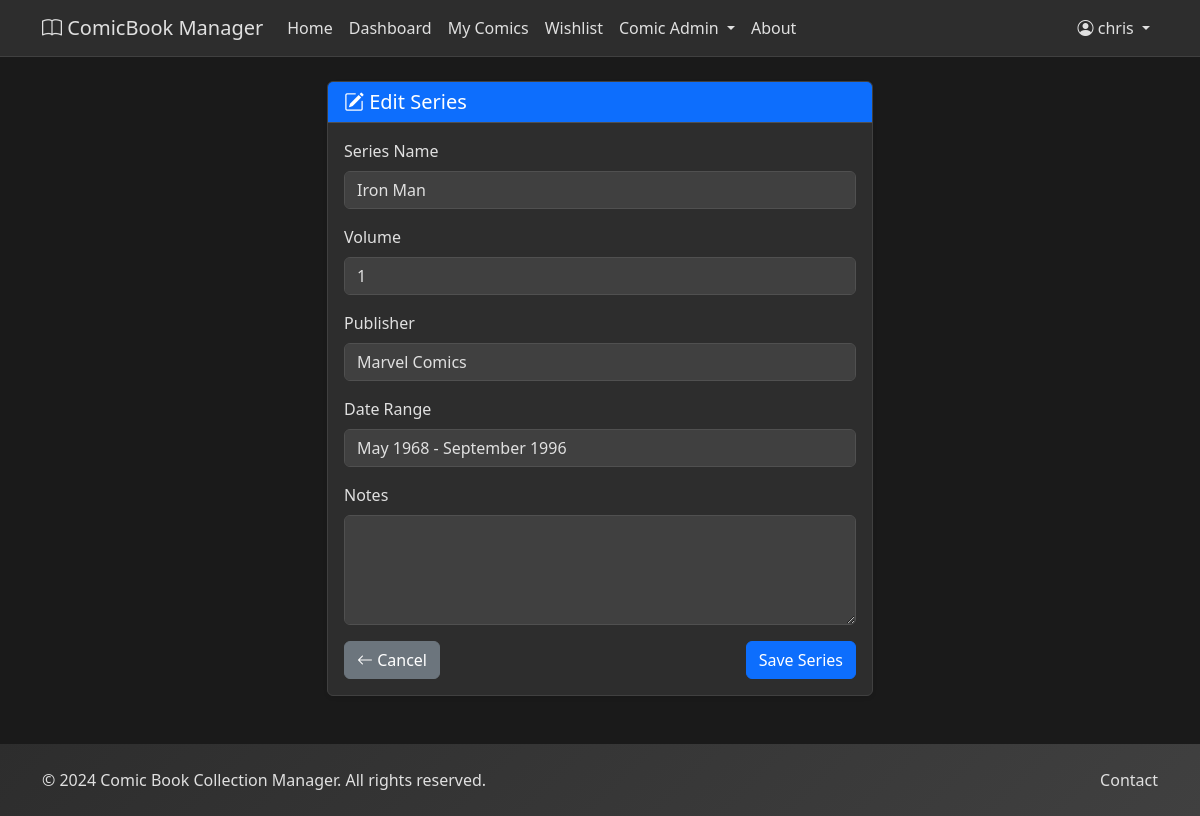
Page /admin/series/1/edit (signed in) on the committed database.
### app/models.py (models this page shows, shortened)
class User(UserMixin, db.Model):
    id = db.Column(db.Integer, primary_key=True)
    username = db.Column(db.String(80), unique=True, nullable=False)
    email = db.Column(db.String(120), unique=True, nullable=False)
    password_hash = db.Column(db.String(255), nullable=False)
    created_at = db.Column(db.DateTime, default=datetime.utcnow)
    is_active = db.Column(db.Boolean, default=True)
    dark_mode_preference = db.Column(db.Boolean, default=False)  # Dark mode preference
    reset_token = db.Column(db.String(100), unique=True, nullable=True)
    reset_token_expires = db.Column(db.DateTime, nullable=True)
    comics = db.relationship('Comic', backref='owner', lazy=True, cascade='all, delete-orphan')

class Series(db.Model):
    __tablename__ = 'series'
    __table_args__ = (
        db.UniqueConstraint('name', 'volume', name='uq_series_name_volume'),
    )
    id = db.Column(db.Integer, primary_key=True)
    name = db.Column(db.String(200), nullable=False)
    volume = db.Column(db.String(50))
    publisher = db.Column(db.String(100))
    date_range = db.Column(db.String(200))
    notes = db.Column(db.Text)
    created_at = db.Column(db.DateTime, default=datetime.utcnow)
    updated_at = db.Column(db.DateTime, default=datetime.utcnow, onupdate=datetime.utcnow)
    issues = db.relationship('SeriesIssue', backref='series', cascade='all, delete-orphan', lazy=True)

### app/admin.py (the view, shortened to what this page needs)
@admin_bp.route('/series/<int:series_id>/edit', methods=['GET', 'POST'])
@login_required
def edit_series(series_id):
    series = Series.query.get_or_404(series_id)
    form = SeriesForm(obj=series)
    return render_template('admin/edit_series.html', form=form, series=series)

### app/forms.py
class SeriesForm(FlaskForm):
    name = StringField('Series Name', validators=[DataRequired(), Length(max=200)])
    volume = StringField('Volume', validators=[Optional(), Length(max=50)],
                         description='Volume identifier (e.g., 1, 2, 2015).')
    publisher = StringField('Publisher', validators=[Optional(), Length(max=100)])
    date_range = StringField('Date Range', validators=[Optional(), Length(max=200)],
                             description='e.g., March 1963 – September 1996')
    notes = TextAreaField('Notes', validators=[Optional(), Length(max=1000)])
    submit = SubmitField('Save Series')

### app/templates/admin/edit_series.html (shortened to what this page needs)
{% extends "base.html" %}
{% block content %}
<div class="row justify-content-center">
    <div class="col-lg-6">
        <div class="card shadow-sm">
            <div class="card-header bg-primary text-white">
                <h5 class="mb-0"><i class="bi bi-pencil-square"></i> Edit Series</h5>
            </div>
            <div class="card-body">
                <form method="POST">
                    <div class="mb-3">
                        {{ form.name.label(class="form-label") }}
                        {{ form.name(class="form-control" + (" is-invalid" if form.name.errors else "")) }}
                    </div>
                    <div class="mb-3">
                        {{ form.volume.label(class="form-label") }}
                        {{ form.volume(class="form-control" + (" is-invalid" if form.volume.errors else "")) }}
                    </div>
                    <div class="mb-3">
                        {{ form.publisher.label(class="form-label") }}
                        {{ form.publisher(class="form-control" + (" is-invalid" if form.publisher.errors else "")) }}
                    </div>
                    <div class="mb-3">
                        {{ form.date_range.label(class="form-label") }}
                        {{ form.date_range(class="form-control" + (" is-invalid" if form.date_range.errors else "")) }}
                    </div>
                    <div class="mb-3">
                        {{ form.notes.label(class="form-label") }}
                        {{ form.notes(class="form-control" + (" is-invalid" if form.notes.errors else ""), rows=4) }}
                    </div>
                    <div class="d-flex justify-content-between">
                        <a href="{{ url_for('admin.series_index') }}" class="btn btn-secondary">
                            <i class="bi bi-arrow-left"></i> Cancel
                        </a>
                        {{ form.submit(class="btn btn-primary") }}
                    </div>
                </form>
            </div>
        </div>
    </div>
</div>
{% endblock %}

### app/templates/base.html (shortened to what this page needs)
<!DOCTYPE html>
<html lang="en">
<head>
    <link href="https://cdn.jsdelivr.net/npm/bootstrap@5.3.0/dist/css/bootstrap.min.css" rel="stylesheet">
    <link href="https://cdn.jsdelivr.net/npm/bootstrap-icons@1.10.0/font/bootstrap-icons.css" rel="stylesheet">
    <link rel="stylesheet" href="{{ url_for('static', filename='css/style.css') }}">
</head>
<body>
    <nav class="navbar navbar-expand-lg navbar-dark bg-primary">
        <div class="container">
            <a class="navbar-brand" href="{{ url_for('main.index') }}">
                <i class="bi bi-book"></i> ComicBook Manager
            </a>
            <div class="collapse navbar-collapse" id="navbarNav">
                <ul class="navbar-nav me-auto">
                    <li class="nav-item">
                        <a class="nav-link" href="{{ url_for('main.index') }}">Home</a>
                    </li>
                    {% if current_user.is_authenticated %}
                    <li class="nav-item">
                        <a class="nav-link" href="{{ url_for('dashboard.index') }}">Dashboard</a>
                    </li>
                    <li class="nav-item">
                        <a class="nav-link" href="{{ url_for('comics.index') }}">My Comics</a>
                    </li>
                    <li class="nav-item">
                        <a class="nav-link" href="{{ url_for('comics.wishlist') }}">Wishlist</a>
                    </li>
                    <li class="nav-item dropdown">
                        <a class="nav-link dropdown-toggle" href="#" id="comicAdminMenu" role="button" data-bs-toggle="dropdown">
                            Comic Admin
                        </a>
                    </li>
                    {% endif %}
                    <li class="nav-item">
                        <a class="nav-link" href="{{ url_for('main.about') }}">About</a>
                    </li>
                </ul>
                <ul class="navbar-nav">
                    {% if current_user.is_authenticated %}
                    <li class="nav-item dropdown">
                        <a class="nav-link dropdown-toggle" href="#" id="navbarDropdown" role="button" data-bs-toggle="dropdown">
                            <i class="bi bi-person-circle"></i> {{ current_user.username }}
                        </a>
                    </li>
                    {% endif %}
                </ul>
            </div>
        </div>
    </nav>
    <main class="container my-4">
        {% block content %}{% endblock %}
    </main>
    <footer class="bg-light py-4 mt-5">
        <div class="container">
            <div class="row">
                <div class="col-md-6">
                    <p class="mb-0">&copy; 2024 Comic Book Collection Manager. All rights reserved.</p>
                </div>
                <div class="col-md-6 text-md-end">
                    <a href="{{ url_for('main.contact') }}" class="text-decoration-none">Contact</a>
                </div>
            </div>
        </div>
    </footer>
</body>
</html>

### app/static/css/style.css (style rules this page uses)
body { font-family: 'Segoe UI', Tahoma, Geneva, Verdana, sans-serif; background-color: #f8f9fa; transition: background-color 0.3s ease, color 0.3s ease; }
body.dark-mode { background-color: #1a1a1a; color: #e0e0e0; }
body.dark-mode .navbar-dark { background-color: #2d2d2d !important; border-bottom: 1px solid #404040; }
body.dark-mode .navbar-brand, body.dark-mode .nav-link { color: #e0e0e0 !important; }
body.dark-mode .card { background-color: #2d2d2d; border-color: #404040; color: #e0e0e0; }
body.dark-mode .card-header { background-color: #404040; border-bottom-color: #505050; color: #e0e0e0; }
body.dark-mode .form-control, body.dark-mode .form-select { background-color: #404040; border-color: #505050; color: #e0e0e0; }
body.dark-mode .form-control::placeholder { color: #a0a0a0; }
body.dark-mode footer { background: linear-gradient(135deg, #2d2d2d 0%, #404040 100%) !important; color: #e0e0e0; }
body.dark-mode footer a { color: #e0e0e0; }
body.dark-mode .bg-light { background-color: #404040 !important; }
.card { transition: transform 0.2s ease-in-out, box-shadow 0.2s ease-in-out; }
.btn-primary { background-color: #0d6efd; border-color: #0d6efd; }
footer { margin-top: auto; background: linear-gradient(135deg, #f8f9fa 0%, #e9ecef 100%); }

### rows in the picture
User: username "chris"
Series: name "Iron Man", volume "1", publisher "Marvel Comics", date_range "May 1968 - September 1996"
